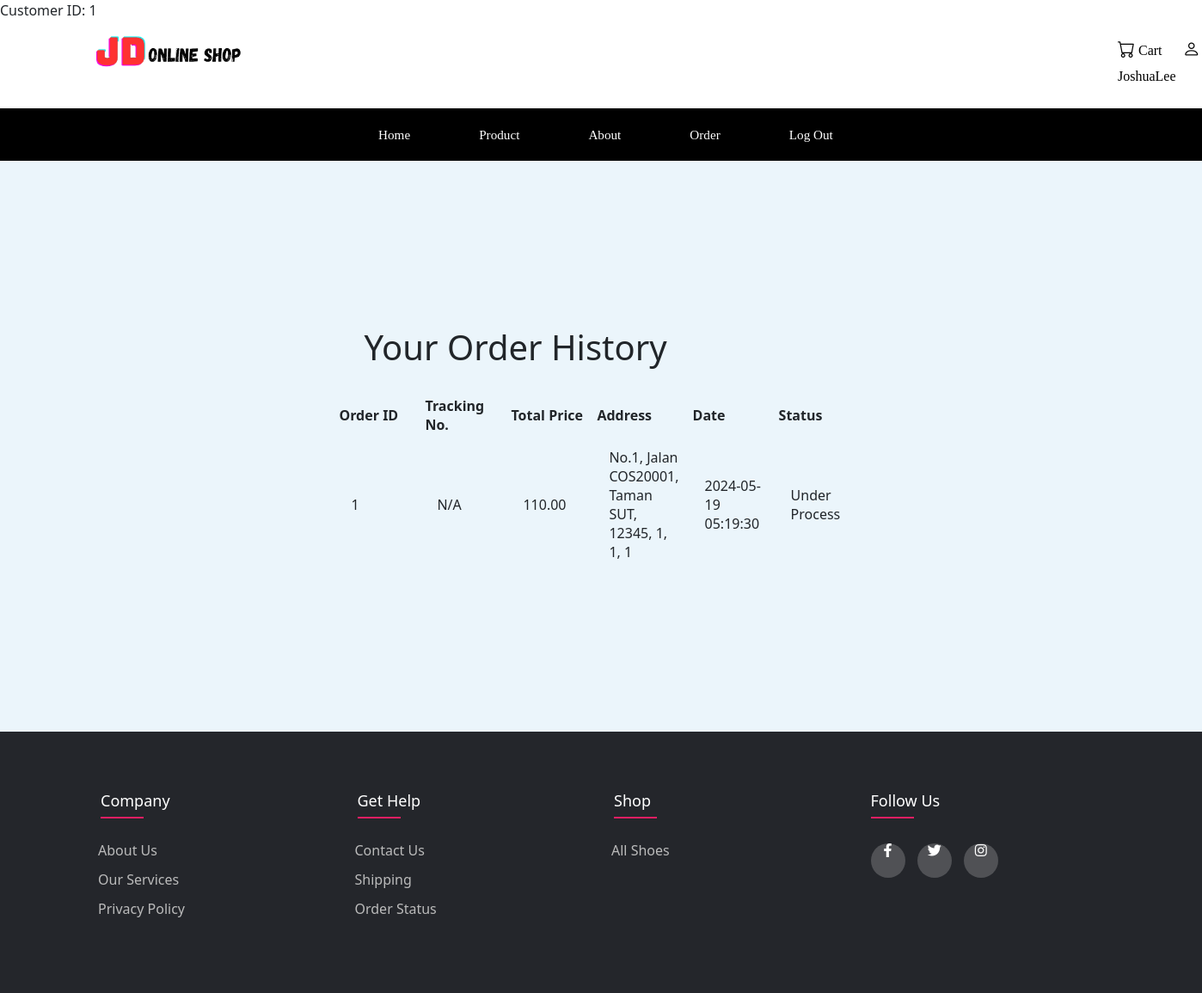
The page /orderhistory.php (signed in) on the database its author committed.
### tables this page shows
CREATE TABLE `customers` (
  `cusID` int(255) NOT NULL,
  `firstName` varchar(255) NOT NULL,
  `lastName` varchar(255) NOT NULL,
  `username` varchar(255) NOT NULL,
  `email` varchar(255) NOT NULL,
  `contact` varchar(255) NOT NULL,
  `password` varchar(255) NOT NULL,
  `country_id` int(11) NOT NULL,
  `state_id` int(11) NOT NULL,
  `city_id` int(11) NOT NULL,
  `postcode` varchar(11) NOT NULL,
  `address` text NOT NULL
);

CREATE TABLE `orders` (
  `id` int(11) NOT NULL,
  `user` varchar(255) NOT NULL,
  `tracking_no` varchar(255) NOT NULL,
  `total_price` decimal(10,2) NOT NULL,
  `date` datetime NOT NULL,
  `contact` varchar(255) NOT NULL,
  `country_id` int(11) NOT NULL,
  `state_id` int(11) NOT NULL,
  `city_id` int(11) NOT NULL,
  `postcode` varchar(11) NOT NULL,
  `address` text NOT NULL,
  `status` varchar(255) NOT NULL
);

### orderhistory.php (the view, shortened to what this page needs)
<?php
include("connect/config.php");
$customer_id = $_SESSION['cusID'];
echo "Customer ID: " . $customer_id . "<br>";
$query = "SELECT * FROM orders WHERE user = ?";
$stmt = $conn->prepare($query);
if ($stmt) {
    $stmt->bind_param("i", $customer_id);
    $stmt->execute();
    $result = $stmt->get_result();
} else {
    die("Statement preparation failed: " . mysqli_error($conn));
}
$a=$result;
?>
<!DOCTYPE html>
<html lang="en">
<head>
    <link rel="stylesheet" href="css/style.css">
</head>
<body style="background-color: white;">
    <?php include 'nav-footer/nav.php'; ?>
    <div class="container">
        <br/><br/>
        <div class="order-history">
             <h1 style="margin-top: 10px; margin-left: 30px;">Your Order History</h1><br>
            <table>
                <thead>
                    <tr>
                        <th>Order ID</th>
                        <th>Tracking No.</th>
                        <th>Total Price</th>
                        <th>Address</th>
                        <th>Date</th>
                        <th>Status</th>
                    </tr>
                </thead>
                <tbody>
                    <?php
                    if ($a && $a->num_rows > 0) {
                        while ($row = $a->fetch_assoc()) {
                            $fullAddress = htmlspecialchars($row['address']) . ", " . htmlspecialchars($row['postcode']) . ", " . htmlspecialchars($row['city_id']) . ", " . htmlspecialchars($row['state_id']) . ", " . htmlspecialchars($row['country_id']);
                            echo "<tr>
                                    <td>" . htmlspecialchars($row['id']) . "</td>
                                    <td>" . htmlspecialchars($row['tracking_no']) . "</td>
                                    <td>" . htmlspecialchars($row['total_price']) . "</td>
                                    <td>" . htmlspecialchars($fullAddress) . "</td>
                                    <td>" . htmlspecialchars($row['date']) . "</td>
                                    <td>" . htmlspecialchars($row['status']) . "</td>
                                </tr>";
                        }
                    } else {
                        echo "<tr><td colspan='6'><div class='error'>No Orders Found</div></td></tr>";
                    }
                    ?>
                </tbody>
            </table>
        </div>
    </div>
    <?php include 'nav-footer/footer.php'; ?>
</body>
</html>

### nav-footer/nav.php (shortened to what this page needs)
<head>
	<link href="https://cdn.jsdelivr.net/npm/bootstrap@5.2.1/dist/css/bootstrap.min.css" rel="stylesheet">
	<link rel="stylesheet" href="https://cdn.jsdelivr.net/npm/bootstrap-icons@1.9.1/font/bootstrap-icons.css">
	<link rel="stylesheet" href="https://cdnjs.cloudflare.com/ajax/libs/font-awesome/5.15.4/css/all.min.css">
	<link rel="stylesheet" type="text/css" href="https://cdnjs.cloudflare.com/ajax/libs/font-awesome/5.15.1/css/all.min.css">
</head>
<nav>
    <div class="logoContainer">
        <i class="nav-logo" onclick="document.location.href='index.php'"><img src="images/nav-logo.png"></i>
    </div>
    <div class="icons">
        <a href="#" onclick="document.location='cart.php'" class="cart"><i class="bi bi-cart"></i><p class="menuLabel">  Cart</p></a>
        <?php
        if(empty($_SESSION["cusID"]))
        {
            echo '<a href="login.php" class="person"><i class="bi bi-person"></i><p class="menuLabel">  LogIn</p></a>';
        }
        else{
            $cusID = $_SESSION['cusID'];
            $query = mysqli_query($conn,"SELECT * FROM customers WHERE cusID=$cusID");
            while($result = mysqli_fetch_assoc($query)){
                $res_Uname = $result['username'];
            }
            ?>
            <a href="customerprofile.php" class="person"><i class="bi bi-person"></i><p class="menuLabel">  <?php echo $res_Uname ?></p></a>
        <?php } ?>
    </div>
    <br>
    <div class="navbar">
        <ul class="nav-ul">
            <?php
            if(empty($_SESSION["cusID"]))
            {
                echo '<li><a href="index.php" class="start">Home</a></li>';
                echo '<li><a href="product.php">Product</a></li>';
                echo '<li><a href="aboutus.php">About</a></li>';
                echo '<li><a href="login.php">Login</a></li>';
            }
            else
            {
                echo '<li><a href="index.php" class="start">Home</a></li>';
                echo '<li><a href="product.php">Product</a></li>';
                echo '<li><a href="aboutus.php">About</a></li>';
                echo '<li><a href="orderhistory.php">Order</a></li>';
                echo '<li><a href="connect/logout.php">Log Out</a></li>';
            }
            ?>
        </ul>
    </div>
</nav>

### css/style.css (style rules this page uses)
.td, td, tr { margin-top: 10rem; border: 1px solid #dbd5d5; width: 100px; padding: 15px; }
.container { display: flex; align-items: center; justify-content: center; background-color: #EBF5FB; min-height: 83vh; min-width: 100%; }

### nav-footer/nav.php (style rules this page uses)
.navbar { background-color: black; padding: 18px 0; }
.nav-ul { list-style-type: none; margin: 0; padding: 0; display: flex; justify-content: center; }
.nav-ul li { color: white; text-align: center; padding: 0 20px; }
.start { margin-left: 400px; }
.nav-ul li a { float: none; transform: translate(-50%, -50%); color: white; text-align: center; padding: 20px; text-decoration: none; font-family: Verdana; font-size: 0.95rem; }
.nav-logo img { width: 200px; height: 50px; }
.logoContainer { margin-left: 100px; margin-top: 10px; }
.icons { justify-content: end; margin-top: -42px; margin-left: 1300px; }
.favourite, .cart, .person { font-size: 1.25rem; color: black; padding-right: 20px; text-decoration: none; }
.menuLabel { font-size: 1rem; display: inline; margin-top: -50px; font-family: Verdana; }

### rows shown on the page
customers: username "JoshuaLee"
orders: id "1", tracking_no "N/A", total_price "110.00", fullAddress "No.1, Jalan COS20001, Taman SUT, 12345, 1, 1, 1", date "2024-05-19 05:19:30", status "Under Process"

### other values the page prints
$customer_id "1"
